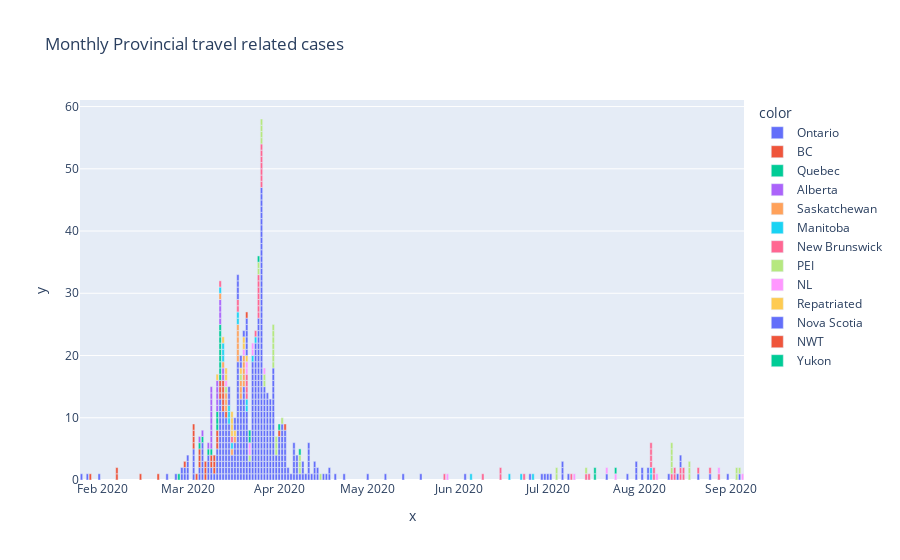

The notebook cell saved with this chart:
### Markdown cell above
- Number of travel related cases are very low as compared to overall cases. But these cases were primary factor in spreading this virus across the world.
 - Ontario has maximum travel related covid cases.
 - This shift demonstrates that an increasing number cases are being spread within the community.
 - Cases coming from travellers abroad were, "at the beginning" the cause of 90% of the cases.

### Code cell
fig = px.bar(x = travel_cases_df['date_report'],y=travel_cases_df['has_travel_history'], color=travel_cases_df['province'],title="Monthly Provincial travel related cases")
fig.show()
print(travel_cases_df.groupby(['province','date_report']).size().reset_index(name='Travel case count'))

### Figure 1 — Plotly figure (JSON) as saved in the notebook; plotly's stock layout.template omitted (floating-point values rounded to 4 significant figures; data arrays with more than 128 entries replaced by an {"elided": "..."} marker saying what was removed)
{"data": [{"alignmentgroup": "True", "hovertemplate": "color=Ontario<br>x=%{x}<br>y=%{y}<extra></extra>", "legendgroup": "Ontario", "marker": {"color": "#636efa"}, "name": "Ontario", "offsetgroup": "Ontario", "orientation": "v", "showlegend": true, "textposition": "auto", "type": "bar", "x": {"elided": "407 str values"}, "xaxis": "x", "y": {"elided": "407 int values"}, "yaxis": "y"}, {"alignmentgroup": "True", "hovertemplate": "color=BC<br>x=%{x}<br>y=%{y}<extra></extra>", "legendgroup": "BC", "marker": {"color": "#EF553B"}, "name": "BC", "offsetgroup": "BC", "orientation": "v", "showlegend": true, "textposition": "auto", "type": "bar", "x": ["2020-01-28T00:00:00", "2020-02-06T00:00:00", "2020-02-06T00:00:00", "2020-02-14T00:00:00", "2020-02-20T00:00:00", "2020-02-29T00:00:00", "2020-03-03T00:00:00", "2020-03-03T00:00:00", "2020-03-03T00:00:00", "2020-03-03T00:00:00", "2020-03-04T00:00:00", "2020-03-05T00:00:00", "2020-03-05T00:00:00", "2020-03-05T00:00:00", "2020-03-07T00:00:00", "2020-03-07T00:00:00", "2020-03-07T00:00:00", "2020-03-09T00:00:00", "2020-03-09T00:00:00", "2020-03-10T00:00:00", "2020-03-10T00:00:00", "2020-03-10T00:00:00", "2020-03-11T00:00:00", "2020-03-11T00:00:00", "2020-03-11T00:00:00", "2020-03-12T00:00:00", "2020-03-12T00:00:00", "2020-03-12T00:00:00", "2020-03-13T00:00:00", "2020-03-13T00:00:00", "2020-03-13T00:00:00", "2020-03-13T00:00:00", "2020-03-13T00:00:00", "2020-03-14T00:00:00"], "xaxis": "x", "y": [1, 1, 1, 1, 1, 1, 1, 1, 1, 1, 1, 1, 1, 1, 1, 1, 1, 1, 1, 1, 1, 1, 1, 1, 1, 1, 1, 1, 1, 1, 1, 1, 1, 1], "yaxis": "y"}, {"alignmentgroup": "True", "hovertemplate": "color=Quebec<br>x=%{x}<br>y=%{y}<extra></extra>", "legendgroup": "Quebec", "marker": {"color": "#00cc96"}, "name": "Quebec", "offsetgroup": "Quebec", "orientation": "v", "showlegend": true, "textposition": "auto", "type": "bar", "x": ["2020-02-27T00:00:00", "2020-03-05T00:00:00", "2020-03-06T00:00:00", "2020-03-08T00:00:00", "2020-03-09T00:00:00", "2020-03-11T00:00:00", "2020-03-11T00:00:00", "2020-03-11T00:00:00", "2020-03-12T00:00:00", "2020-03-12T00:00:00", "2020-03-12T00:00:00", "2020-03-12T00:00:00", "2020-03-12T00:00:00", "2020-03-12T00:00:00", "2020-03-12T00:00:00", "2020-03-12T00:00:00", "2020-03-12T00:00:00"], "xaxis": "x", "y": [1, 1, 1, 1, 1, 1, 1, 1, 1, 1, 1, 1, 1, 1, 1, 1, 1], "yaxis": "y"}, {"alignmentgroup": "True", "hovertemplate": "color=Alberta<br>x=%{x}<br>y=%{y}<extra></extra>", "legendgroup": "Alberta", "marker": {"color": "#ab63fa"}, "name": "Alberta", "offsetgroup": "Alberta", "orientation": "v", "showlegend": true, "textposition": "auto", "type": "bar", "x": ["2020-03-05T00:00:00", "2020-03-06T00:00:00", "2020-03-08T00:00:00", "2020-03-09T00:00:00", "2020-03-09T00:00:00", "2020-03-09T00:00:00", "2020-03-09T00:00:00", "2020-03-09T00:00:00", "2020-03-09T00:00:00", "2020-03-09T00:00:00", "2020-03-09T00:00:00", "2020-03-09T00:00:00", "2020-03-09T00:00:00", "2020-03-11T00:00:00", "2020-03-11T00:00:00", "2020-03-11T00:00:00", "2020-03-11T00:00:00", "2020-03-11T00:00:00", "2020-03-12T00:00:00", "2020-03-12T00:00:00", "2020-03-12T00:00:00", "2020-03-12T00:00:00", "2020-03-13T00:00:00", "2020-03-13T00:00:00"], "xaxis": "x", "y": [1, 1, 1, 1, 1, 1, 1, 1, 1, 1, 1, 1, 1, 1, 1, 1, 1, 1, 1, 1, 1, 1, 1, 1], "yaxis": "y"}, {"alignmentgroup": "True", "hovertemplate": "color=Saskatchewan<br>x=%{x}<br>y=%{y}<extra></extra>", "legendgroup": "Saskatchewan", "marker": {"color": "#FFA15A"}, "name": "Saskatchewan", "offsetgroup": "Saskatchewan", "orientation": "v", "showlegend": true, "textposition": "auto", "type": "bar", "x": ["2020-03-12T00:00:00", "2020-03-13T00:00:00", "2020-03-14T00:00:00", "2020-03-14T00:00:00", "2020-03-14T00:00:00", "2020-03-16T00:00:00", "2020-03-17T00:00:00", "2020-03-18T00:00:00", "2020-03-18T00:00:00", "2020-03-18T00:00:00", "2020-03-18T00:00:00", "2020-03-18T00:00:00", "2020-03-18T00:00:00", "2020-03-19T00:00:00", "2020-03-19T00:00:00", "2020-03-19T00:00:00", "2020-03-20T00:00:00", "2020-03-20T00:00:00", "2020-03-20T00:00:00", "2020-03-20T00:00:00", "2020-03-20T00:00:00"], "xaxis": "x", "y": [1, 1, 1, 1, 1, 1, 1, 1, 1, 1, 1, 1, 1, 1, 1, 1, 1, 1, 1, 1, 1], "yaxis": "y"}, {"alignmentgroup": "True", "hovertemplate": "color=Manitoba<br>x=%{x}<br>y=%{y}<extra></extra>", "legendgroup": "Manitoba", "marker": {"color": "#19d3f3"}, "name": "Manitoba", "offsetgroup": "Manitoba", "orientation": "v", "showlegend": true, "textposition": "auto", "type": "bar", "x": ["2020-03-12T00:00:00", "2020-03-13T00:00:00", "2020-03-13T00:00:00", "2020-03-13T00:00:00", "2020-03-15T00:00:00", "2020-03-15T00:00:00", "2020-03-15T00:00:00", "2020-03-16T00:00:00", "2020-03-18T00:00:00", "2020-03-18T00:00:00", "2020-03-21T00:00:00", "2020-03-21T00:00:00", "2020-03-23T00:00:00", "2020-03-24T00:00:00", "2020-06-05T00:00:00", "2020-06-18T00:00:00", "2020-06-22T00:00:00", "2020-06-26T00:00:00", "2020-08-05T00:00:00", "2020-08-05T00:00:00"], "xaxis": "x", "y": [1, 1, 1, 1, 1, 1, 1, 1, 1, 1, 1, 1, 1, 1, 1, 1, 1, 1, 1, 1], "yaxis": "y"}, {"alignmentgroup": "True", "hovertemplate": "color=New Brunswick<br>x=%{x}<br>y=%{y}<extra></extra>", "legendgroup": "New Brunswick", "marker": {"color": "#FF6692"}, "name": "New Brunswick", "offsetgroup": "New Brunswick", "orientation": "v", "showlegend": true, "textposition": "auto", "type": "bar", "x": ["2020-03-12T00:00:00", "2020-03-16T00:00:00", "2020-03-18T00:00:00", "2020-03-18T00:00:00", "2020-03-21T00:00:00", "2020-03-21T00:00:00", "2020-03-21T00:00:00", "2020-03-21T00:00:00", "2020-03-24T00:00:00", "2020-03-25T00:00:00", "2020-03-25T00:00:00", "2020-03-25T00:00:00", "2020-03-25T00:00:00", "2020-03-25T00:00:00", "2020-03-25T00:00:00", "2020-03-25T00:00:00", "2020-03-26T00:00:00", "2020-03-26T00:00:00", "2020-03-26T00:00:00", "2020-03-26T00:00:00", "2020-03-26T00:00:00", "2020-03-26T00:00:00", "2020-03-26T00:00:00", "2020-05-27T00:00:00", "2020-06-09T00:00:00", "2020-06-15T00:00:00", "2020-06-15T00:00:00", "2020-06-23T00:00:00", "2020-07-09T00:00:00", "2020-07-14T00:00:00", "2020-07-15T00:00:00", "2020-08-05T00:00:00", "2020-08-05T00:00:00", "2020-08-05T00:00:00", "2020-08-05T00:00:00", "2020-08-06T00:00:00", "2020-08-06T00:00:00", "2020-08-12T00:00:00", "2020-08-13T00:00:00", "2020-08-13T00:00:00", "2020-08-15T00:00:00", "2020-08-15T00:00:00", "2020-08-16T00:00:00", "2020-08-16T00:00:00", "2020-08-21T00:00:00", "2020-08-25T00:00:00", "2020-08-28T00:00:00"], "xaxis": "x", "y": [1, 1, 1, 1, 1, 1, 1, 1, 1, 1, 1, 1, 1, 1, 1, 1, 1, 1, 1, 1, 1, 1, 1, 1, 1, 1, 1, 1, 1, 1, 1, 1, 1, 1, 1, 1, 1, 1, 1, 1, 1, 1, 1, 1, 1, 1, 1], "yaxis": "y"}, {"alignmentgroup": "True", "hovertemplate": "color=PEI<br>x=%{x}<br>y=%{y}<extra></extra>", "legendgroup": "PEI", "marker": {"color": "#B6E880"}, "name": "PEI", "offsetgroup": "PEI", "orientation": "v", "showlegend": true, "textposition": "auto", "type": "bar", "x": ["2020-03-14T00:00:00", "2020-03-19T00:00:00", "2020-03-22T00:00:00", "2020-03-25T00:00:00", "2020-03-25T00:00:00", "2020-03-26T00:00:00", "2020-03-26T00:00:00", "2020-03-26T00:00:00", "2020-03-26T00:00:00", "2020-03-27T00:00:00", "2020-03-27T00:00:00", "2020-03-30T00:00:00", "2020-03-30T00:00:00", "2020-03-30T00:00:00", "2020-03-30T00:00:00", "2020-03-30T00:00:00", "2020-03-30T00:00:00", "2020-03-30T00:00:00", "2020-03-31T00:00:00", "2020-03-31T00:00:00", "2020-03-31T00:00:00", "2020-04-02T00:00:00", "2020-04-08T00:00:00", "2020-04-08T00:00:00", "2020-04-08T00:00:00", "2020-04-15T00:00:00", "2020-07-04T00:00:00", "2020-07-04T00:00:00", "2020-07-14T00:00:00", "2020-08-12T00:00:00", "2020-08-12T00:00:00", "2020-08-12T00:00:00", "2020-08-12T00:00:00", "2020-08-12T00:00:00", "2020-08-18T00:00:00", "2020-08-18T00:00:00", "2020-08-18T00:00:00", "2020-09-03T00:00:00", "2020-09-03T00:00:00", "2020-09-04T00:00:00"], "xaxis": "x", "y": [1, 1, 1, 1, 1, 1, 1, 1, 1, 1, 1, 1, 1, 1, 1, 1, 1, 1, 1, 1, 1, 1, 1, 1, 1, 1, 1, 1, 1, 1, 1, 1, 1, 1, 1, 1, 1, 1, 1, 1], "yaxis": "y"}, {"alignmentgroup": "True", "hovertemplate": "color=NL<br>x=%{x}<br>y=%{y}<extra></extra>", "legendgroup": "NL", "marker": {"color": "#FF97FF"}, "name": "NL", "offsetgroup": "NL", "orientation": "v", "showlegend": true, "textposition": "auto", "type": "bar", "x": ["2020-03-14T00:00:00", "2020-03-20T00:00:00", "2020-03-21T00:00:00", "2020-03-21T00:00:00", "2020-03-22T00:00:00", "2020-03-22T00:00:00", "2020-03-23T00:00:00", "2020-03-23T00:00:00", "2020-03-27T00:00:00", "2020-05-28T00:00:00", "2020-07-10T00:00:00", "2020-07-21T00:00:00", "2020-07-24T00:00:00", "2020-08-07T00:00:00", "2020-08-28T00:00:00", "2020-09-05T00:00:00"], "xaxis": "x", "y": [1, 1, 1, 1, 1, 1, 1, 1, 1, 1, 1, 1, 1, 1, 1, 1], "yaxis": "y"}, {"alignmentgroup": "True", "hovertemplate": "color=Repatriated<br>x=%{x}<br>y=%{y}<extra></extra>", "legendgroup": "Repatriated", "marker": {"color": "#FECB52"}, "name": "Repatriated", "offsetgroup": "Repatriated", "orientation": "v", "showlegend": true, "textposition": "auto", "type": "bar", "x": ["2020-03-11T00:00:00", "2020-03-13T00:00:00", "2020-03-14T00:00:00", "2020-03-14T00:00:00", "2020-03-16T00:00:00", "2020-03-16T00:00:00", "2020-03-16T00:00:00", "2020-03-16T00:00:00", "2020-03-17T00:00:00", "2020-03-19T00:00:00", "2020-03-20T00:00:00", "2020-03-20T00:00:00", "2020-03-21T00:00:00"], "xaxis": "x", "y": [1, 1, 1, 1, 1, 1, 1, 1, 1, 1, 1, 1, 1], "yaxis": "y"}, {"alignmentgroup": "True", "hovertemplate": "color=Nova Scotia<br>x=%{x}<br>y=%{y}<extra></extra>", "legendgroup": "Nova Scotia", "marker": {"color": "#636efa"}, "name": "Nova Scotia", "offsetgroup": "Nova Scotia", "orientation": "v", "showlegend": true, "textposition": "auto", "type": "bar", "x": ["2020-03-15T00:00:00", "2020-03-15T00:00:00", "2020-03-15T00:00:00", "2020-03-17T00:00:00", "2020-03-17T00:00:00", "2020-03-18T00:00:00", "2020-03-18T00:00:00", "2020-03-18T00:00:00", "2020-03-18T00:00:00", "2020-03-19T00:00:00", "2020-03-19T00:00:00", "2020-03-20T00:00:00", "2020-03-21T00:00:00", "2020-03-21T00:00:00", "2020-03-21T00:00:00", "2020-03-21T00:00:00", "2020-03-21T00:00:00", "2020-03-21T00:00:00", "2020-06-03T00:00:00", "2020-06-30T00:00:00", "2020-07-01T00:00:00", "2020-07-02T00:00:00", "2020-07-06T00:00:00", "2020-07-08T00:00:00", "2020-07-31T00:00:00", "2020-07-31T00:00:00", "2020-08-02T00:00:00", "2020-08-02T00:00:00", "2020-08-14T00:00:00", "2020-08-15T00:00:00", "2020-08-15T00:00:00", "2020-08-31T00:00:00"], "xaxis": "x", "y": [1, 1, 1, 1, 1, 1, 1, 1, 1, 1, 1, 1, 1, 1, 1, 1, 1, 1, 1, 1, 1, 1, 1, 1, 1, 1, 1, 1, 1, 1, 1, 1], "yaxis": "y"}, {"alignmentgroup": "True", "hovertemplate": "color=NWT<br>x=%{x}<br>y=%{y}<extra></extra>", "legendgroup": "NWT", "marker": {"color": "#EF553B"}, "name": "NWT", "offsetgroup": "NWT", "orientation": "v", "showlegend": true, "textposition": "auto", "type": "bar", "x": ["2020-03-21T00:00:00", "2020-04-01T00:00:00", "2020-04-03T00:00:00"], "xaxis": "x", "y": [1, 1, 1], "yaxis": "y"}, {"alignmentgroup": "True", "hovertemplate": "color=Yukon<br>x=%{x}<br>y=%{y}<extra></extra>", "legendgroup": "Yukon", "marker": {"color": "#00cc96"}, "name": "Yukon", "offsetgroup": "Yukon", "orientation": "v", "showlegend": true, "textposition": "auto", "type": "bar", "x": ["2020-03-22T00:00:00", "2020-03-22T00:00:00", "2020-03-25T00:00:00", "2020-04-01T00:00:00", "2020-04-08T00:00:00", "2020-07-17T00:00:00", "2020-07-17T00:00:00", "2020-07-24T00:00:00"], "xaxis": "x", "y": [1, 1, 1, 1, 1, 1, 1, 1], "yaxis": "y"}], "layout": {"autosize": true, "barmode": "relative", "legend": {"title": {"text": "color"}, "tracegroupgap": 0}, "title": {"text": "Monthly Provincial travel related cases"}, "xaxis": {"anchor": "y", "autorange": true, "domain": [0, 1], "range": ["2020-01-24 12:00", "2020-09-05 12:00"], "title": {"text": "x"}, "type": "date"}, "yaxis": {"anchor": "x", "autorange": true, "domain": [0, 1], "range": [0, 61.05], "title": {"text": "y"}, "type": "linear"}}}
